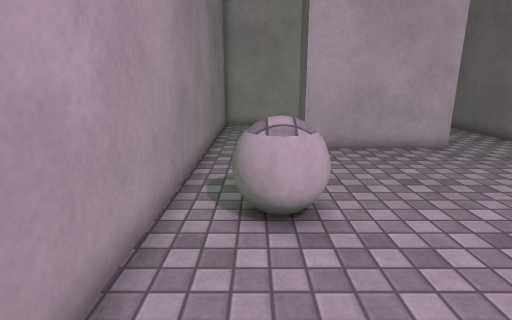
[1] (above)

13 first-person views from a walk through a Unity game level. The camera is 1.3 m above the floor, tilts 14° down and sees 80° across. The floor is counted in squares, 0.5 m on a side. Each view is taken from the middle of a square. On the plan, view 1 faces up. The plan holds only what a view shows up to about 20 squares ahead; the rest is blank. The place goes on beyond the plan. The player character is not drawn. Surface patterns are stand-ins for the level's own textures.

[2]
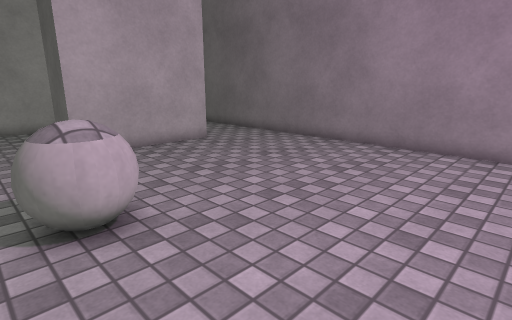

[3]
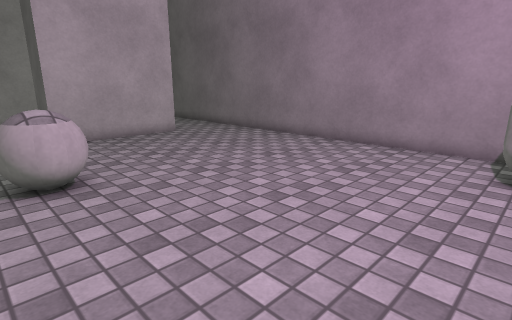

[4]
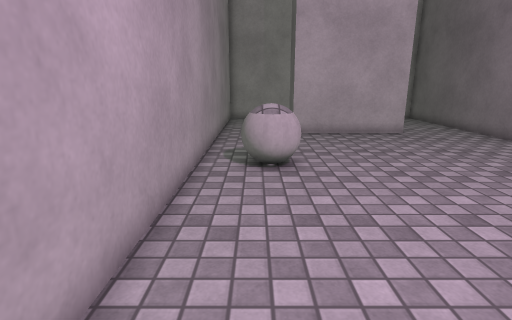

[5]
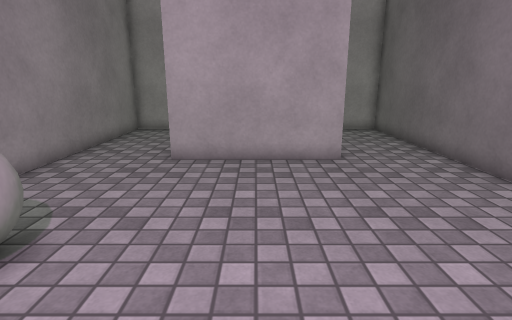

[6]
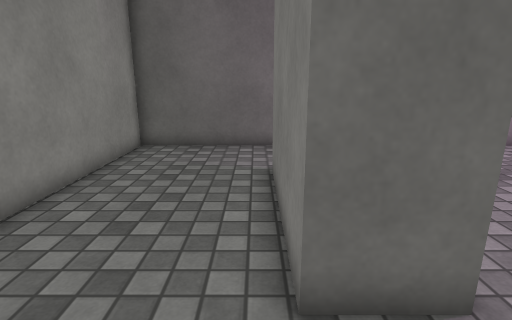

[7]
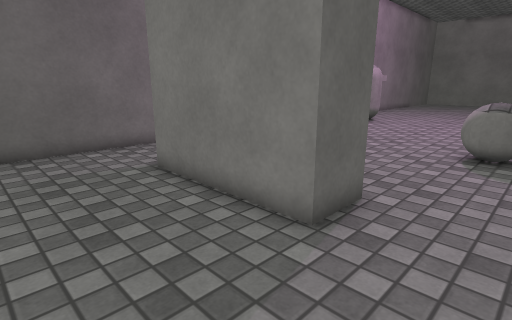

[8]
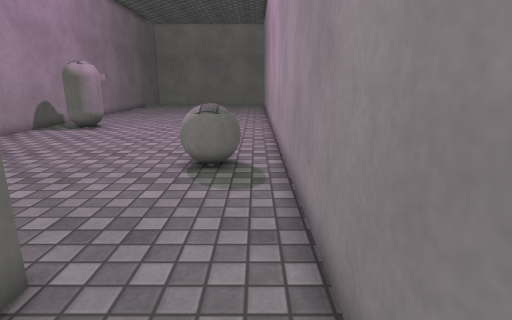

[9]
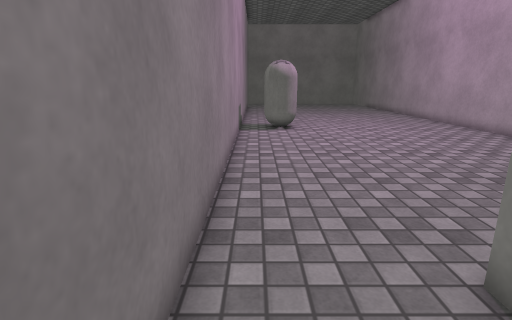

[10]
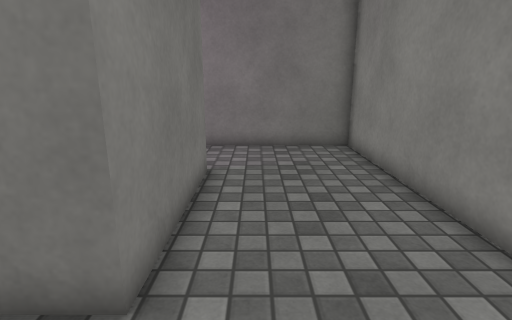

[11]
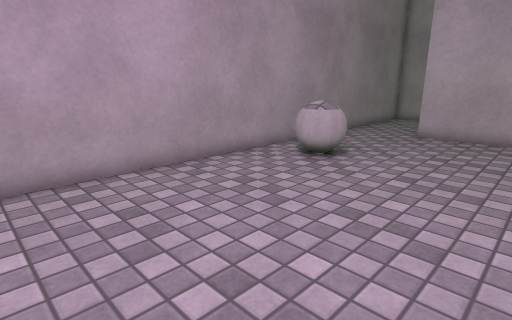

[12]
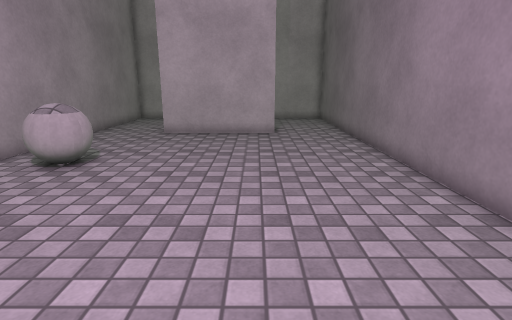

[13]
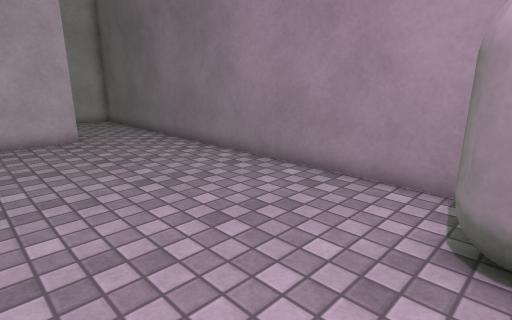

### Floor plan
Points are (right, up) in squares from view 1. A wall is a line through its corners. A room is listed if a view was taken in it or the views show most of it. See-through windows are left out.
Room 1 (views 1, 2, 3, 4, 5, 11, 12, 13)
walls: (8, 12.5) (2, 12.5); (-2, 10.5) (-2, -4.5); (12, -4.5) (12, 10.5)
ways out: opening at (0, 11.3) to room 2; opening at (10, 11.7) to room 2
objects: ball (0, 5) to (1, 7); other object (9, -4) to (10, -2)
Room 2 (views 6, 7, 8, 9, 10)
walls: (2, 12.5) (2, 14.5) (8, 14.5) (8, 12.5); (12, 10.5) (12, 20) (-2, 20) (-2, 10.5)
ways out: opening at (0, 11.3) to room 1; opening at (10, 11.7) to room 1

Where each view was taken, in squares from view 1:
view 1: 0 up, 0 right, facing up
view 2: 0 up, 1 left, facing up-right
view 3: 3 down, 1 left, facing up-right
view 4: 4 down, 0 right, facing up
view 5: 2 up, 5 right, facing up
view 6: 15 up, 1 left, facing right
view 7: 19 up, 1 left, facing down-right
view 8: 16 up, 1 left, facing down
view 9: 16 up, 11 right, facing down
view 10: 16 up, 11 right, facing left
view 11: 4 down, 7 right, facing up-left
view 12: 4 down, 7 right, facing up
view 13: 3 down, 4 right, facing up-right
